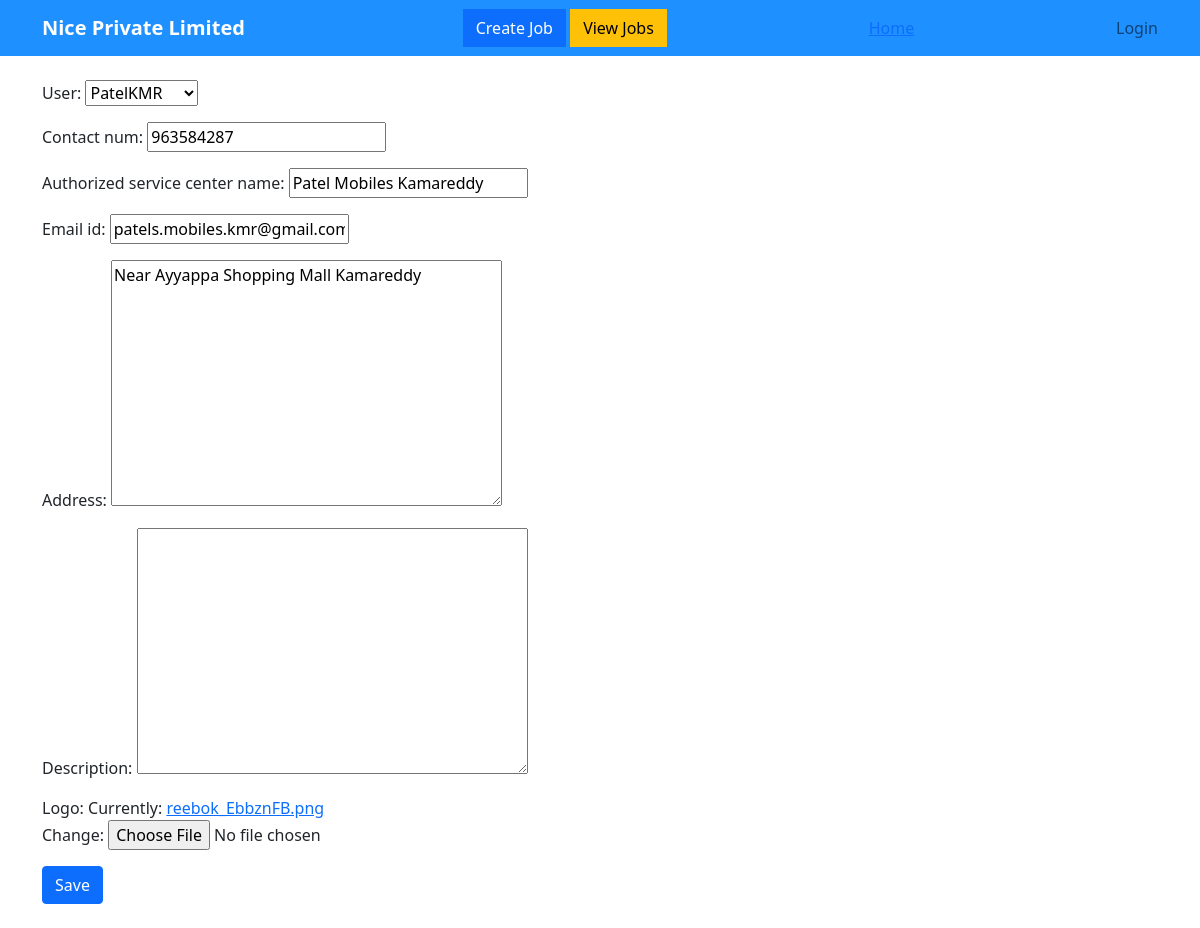
The app's page /update_asc/2 with its own data.
### home/models.py (models this page shows, shortened)
class ServiceProvider(models.Model):
    user= models.OneToOneField(User,on_delete=models.CASCADE,default=1)
    contact_num=models.CharField(max_length=14)
    authorized_service_center_name=models.CharField(max_length=200)
    email_id=models.EmailField(null=True,blank=True)
    Address=models.TextField(null=True, blank=True)
    description=models.TextField(null=True, blank=True)
    logo=models.ImageField()

### home/views.py (the view)
# urls.py: path('update_asc/<int:pk>',ASCUpdateView.as_view(),name="update_asc"),
class ASCUpdateView(UpdateView):
    model=models.ServiceProvider
    template_name="update_asc.html"
    fields="__all__"
    success_url="/"

### templates/update_asc.html (shortened to what this page needs)
{%extends 'base.html'%}
{% block body %}
<form method="post" enctype="multipart/form-data">
    {{form.as_p}}
    <input type="submit" value="Save" class="btn btn-primary">
    </form>
{% endblock body %}

### records on screen
ServiceProvider: user "PatelKMR", contact_num "963584287", authorized_service_center_name "Patel Mobiles Kamareddy", email_id "patels.mobiles.kmr@gmail.com", Address "Near Ayyappa Shopping Mall Kamareddy"
